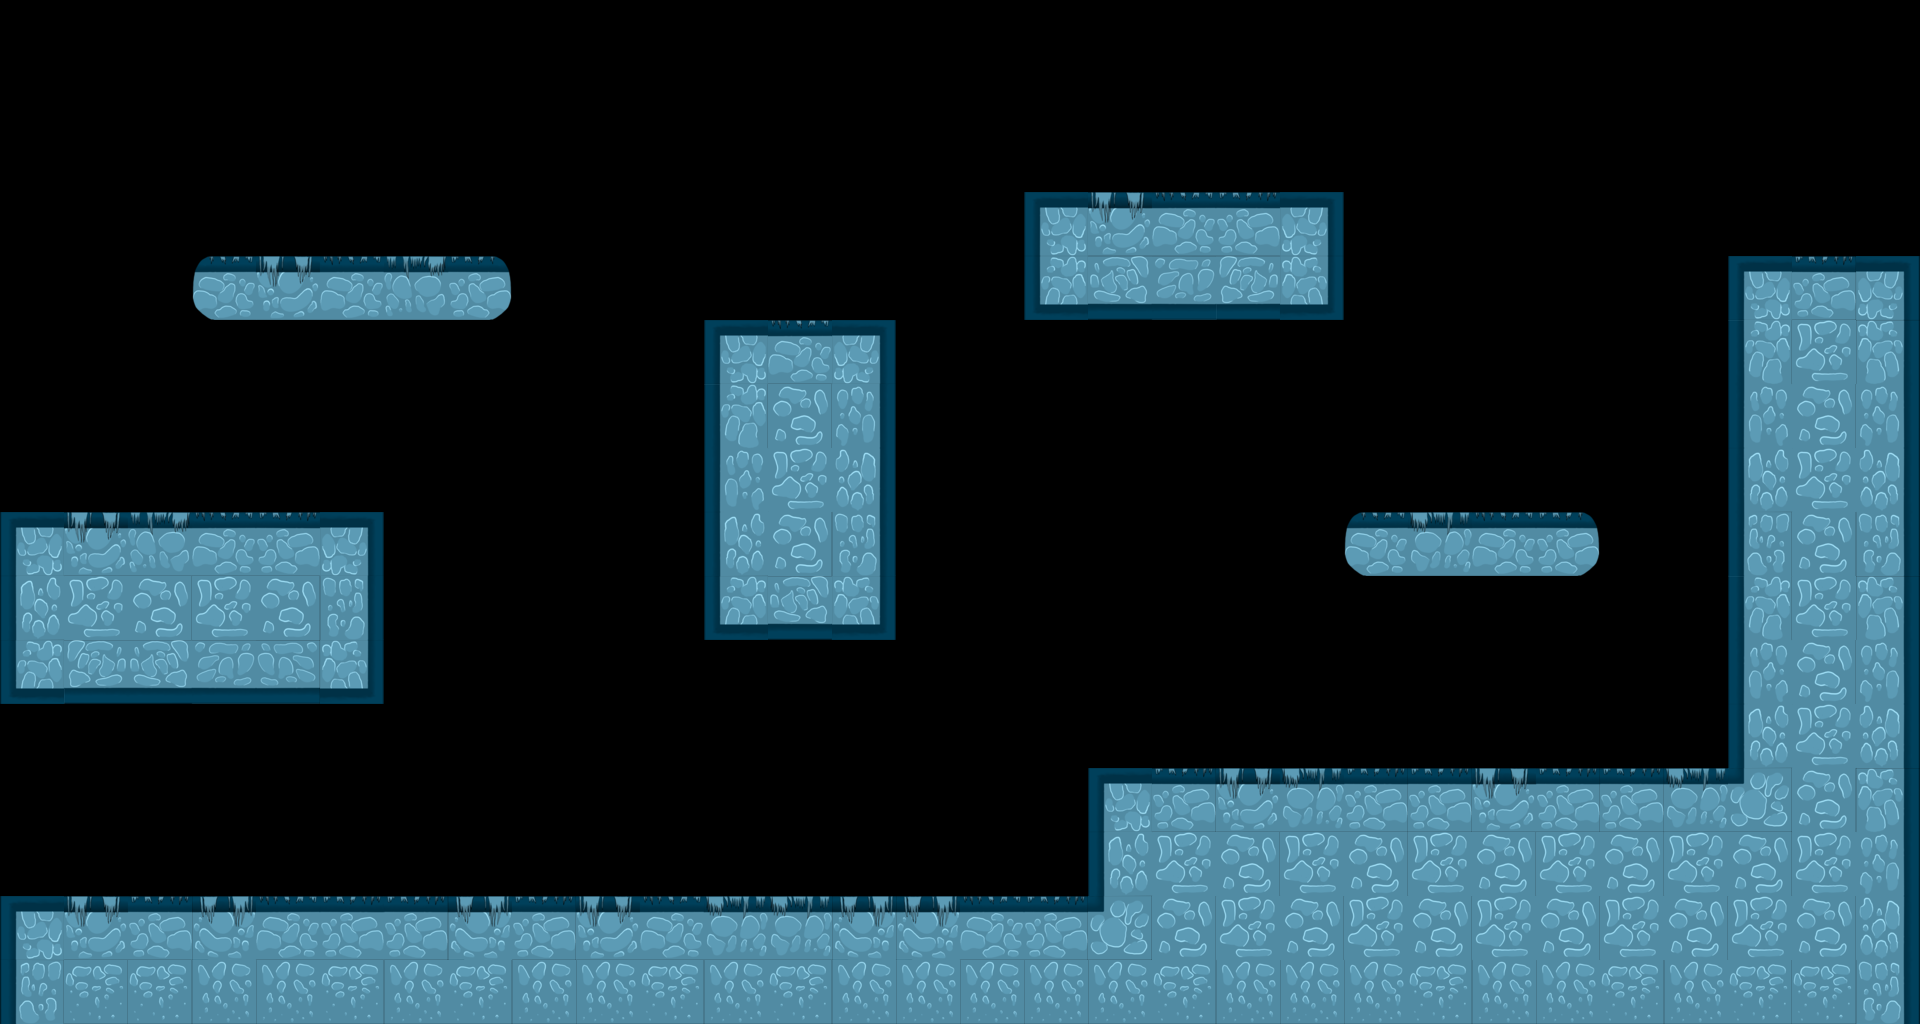

This game map was drawn from its Tiled (.tmx) file and the tilesets committed beside it. A one-line description and the full map source follow:
An orthogonal 30x16 tile map with 64x64 px tiles, 1 tile layer (Ground), 1 hidden layer not drawn.

<map version="1.4" tiledversion="1.4.3" orientation="orthogonal" renderorder="right-up" width="30" height="16" tilewidth="64" tileheight="64" infinite="0" nextlayerid="7" nextobjectid="1">
 <editorsettings>
  <chunksize width="64" height="64" />
 </editorsettings>
 <tileset firstgid="1" name="Dungeon Tilemap" tilewidth="64" tileheight="64" tilecount="225" columns="15">
  <image source="Dungeon Tilemap.png" width="960" height="960" />
 </tileset>
 <layer id="5" name="Ground" width="30" height="16">
  <data encoding="csv">
0,0,0,0,0,0,0,0,0,0,0,0,0,0,0,0,0,0,0,0,0,0,0,0,0,0,0,0,0,0,
0,0,0,0,0,0,0,0,0,0,0,0,0,0,0,0,0,0,0,0,0,0,0,0,0,0,0,0,0,0,
0,0,0,0,0,0,0,0,0,0,0,0,0,0,0,0,0,0,0,0,0,0,0,0,0,0,0,0,0,0,
0,0,0,0,0,0,0,0,0,0,0,0,0,0,0,0,167,22,25,95,168,0,0,0,0,0,0,0,0,0,
0,0,0,122,22,25,24,123,0,0,0,0,0,0,0,0,182,54,55,53,183,0,0,0,0,0,0,167,26,168,
0,0,0,0,0,0,0,0,0,0,0,167,25,168,0,0,0,0,0,0,0,0,0,0,0,0,0,36,85,34,
0,0,0,0,0,0,0,0,0,0,0,36,86,49,0,0,0,0,0,0,0,0,0,0,0,0,0,51,86,49,
0,0,0,0,0,0,0,0,0,0,0,51,85,64,0,0,0,0,0,0,0,0,0,0,0,0,0,66,85,64,
167,22,24,25,95,168,0,0,0,0,0,66,86,79,0,0,0,0,0,0,0,122,23,25,123,0,0,81,86,79,
66,85,86,85,86,79,0,0,0,0,0,182,54,183,0,0,0,0,0,0,0,0,0,0,0,0,0,36,85,34,
182,53,54,55,56,183,0,0,0,0,0,0,0,0,0,0,0,0,0,0,0,0,0,0,0,0,0,51,86,49,
0,0,0,0,0,0,0,0,0,0,0,0,0,0,0,0,0,0,0,0,0,0,0,0,0,0,0,66,85,64,
0,0,0,0,0,0,0,0,0,0,0,0,0,0,0,0,0,167,26,22,23,26,26,22,26,26,23,127,86,34,
0,0,0,0,0,0,0,0,0,0,0,0,0,0,0,0,0,66,85,86,85,86,85,86,85,86,85,86,85,49,
167,22,95,21,25,95,26,21,26,22,25,23,23,21,21,25,26,127,86,85,86,85,86,85,86,85,86,85,86,64,
81,101,101,100,100,101,100,101,100,100,101,100,101,100,100,100,100,100,101,100,100,100,101,100,100,101,100,101,101,79
</data>
 </layer>
 <layer id="6" name="Collider" width="30" height="16" visible="0">
  <data encoding="csv">
0,0,0,0,0,0,0,0,0,0,0,0,0,0,0,0,0,0,0,0,0,0,0,0,0,0,0,0,0,0,
0,0,0,0,0,0,0,0,0,0,0,0,0,0,0,0,0,0,0,0,0,0,0,0,0,0,0,0,0,0,
0,0,0,0,0,0,0,0,0,0,0,0,0,0,0,0,0,0,0,0,0,0,0,0,0,0,0,0,0,0,
0,0,0,0,0,0,0,0,0,0,0,0,0,0,0,0,157,157,157,157,157,0,0,0,0,0,0,0,0,0,
0,0,0,157,157,157,157,157,0,0,0,0,0,0,0,0,157,157,157,157,157,0,0,0,0,0,0,157,157,157,
0,0,0,0,0,0,0,0,0,0,0,157,157,157,0,0,0,0,0,0,0,0,0,0,0,0,0,157,157,157,
0,0,0,0,0,0,0,0,0,0,0,157,157,157,0,0,0,0,0,0,0,0,0,0,0,0,0,157,157,157,
0,0,0,0,0,0,0,0,0,0,0,157,157,157,0,0,0,0,0,0,0,0,0,0,0,0,0,157,157,157,
157,157,157,157,157,157,0,0,0,0,0,157,157,157,0,0,0,0,0,0,0,157,157,157,157,0,0,157,157,157,
157,157,157,157,157,157,0,0,0,0,0,157,157,157,0,0,0,0,0,0,0,0,0,0,0,0,0,157,157,157,
157,157,157,157,157,157,0,0,0,0,0,0,0,0,0,0,0,0,0,0,0,0,0,0,0,0,0,157,157,157,
0,0,0,0,0,0,0,0,0,0,0,0,0,0,0,0,0,0,0,0,0,0,0,0,0,0,0,157,157,157,
0,0,0,0,0,0,0,0,0,0,0,0,0,0,0,0,0,157,157,157,157,157,157,157,157,157,157,157,157,157,
0,0,0,0,0,0,0,0,0,0,0,0,0,0,0,0,0,157,157,157,157,157,157,157,157,157,157,157,157,157,
157,157,157,157,157,157,157,157,157,157,157,157,157,157,157,157,157,157,157,157,157,157,157,157,157,157,157,157,157,157,
157,157,157,157,157,157,157,157,157,157,157,157,157,157,157,157,157,157,157,157,157,157,157,157,157,157,157,157,157,157
</data>
 </layer>
</map>
